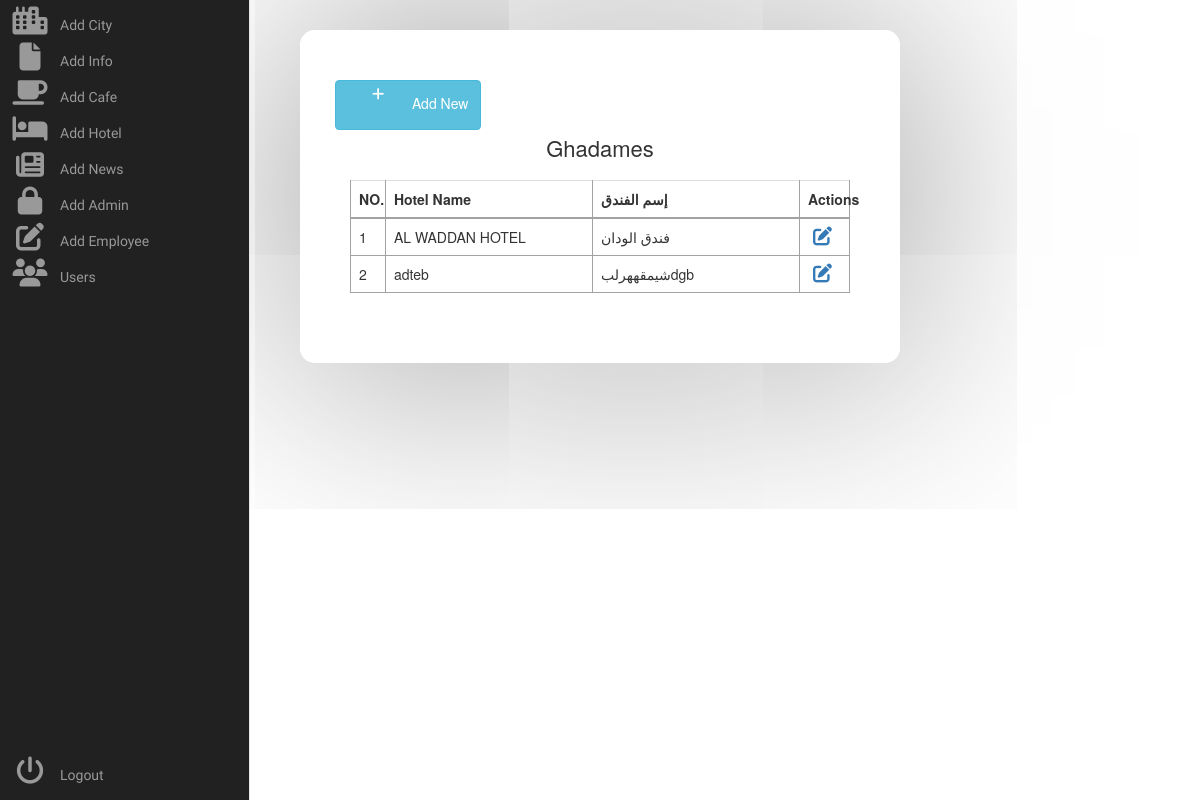
The page /admin/hotel_info.php?id=9 on the database as committed earlier.
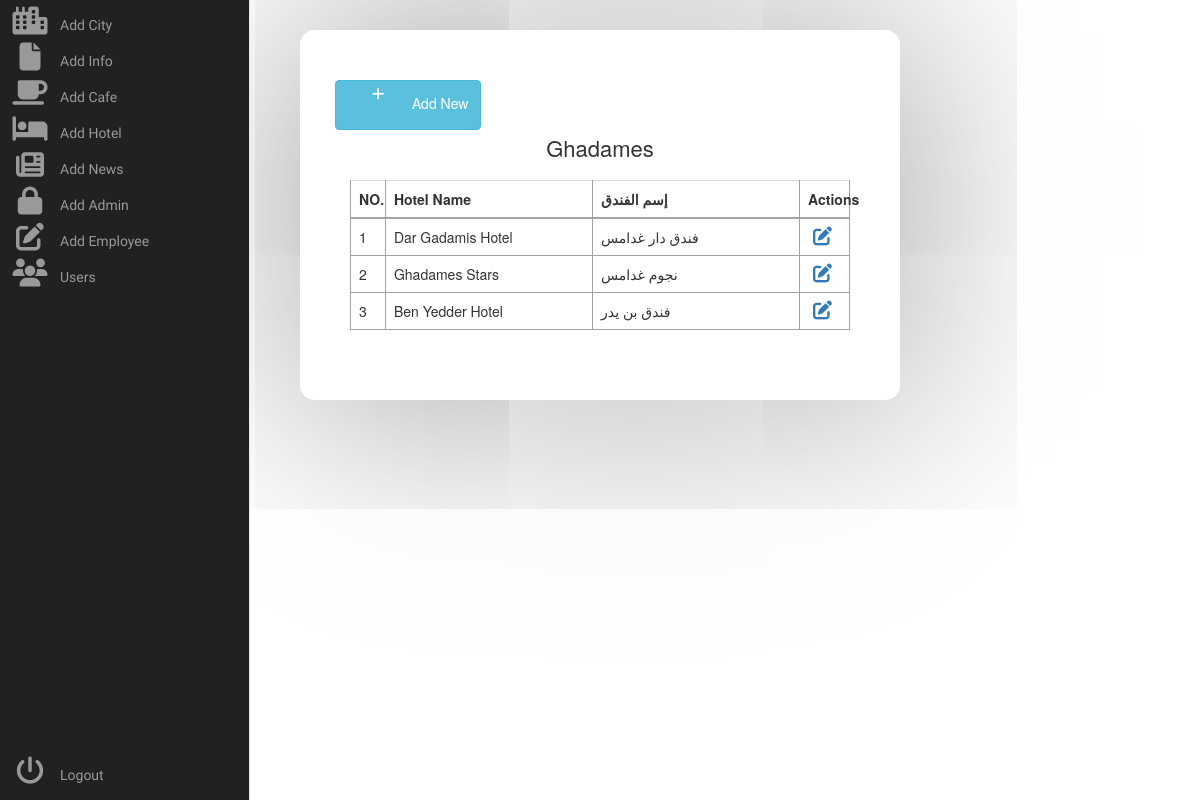
The same page on the database as committed later.
### tables this page shows
CREATE TABLE `hotel` (
  `hotel_id` int(255) NOT NULL,
  `hotel_name` varchar(255) NOT NULL,
  `hotel_name_ar` varchar(255) NOT NULL,
  `hotel_location` varchar(255) NOT NULL,
  `hotel_img` varchar(255) NOT NULL,
  `hotel_city_id` tinyint(255) NOT NULL
);

### admin/hotel_info.php (the view, shortened to what this page needs)
<?php
include '../config.php';
?>
<!DOCTYPE html>
<html lang="en">
<head>
        <link rel="stylesheet" href="style/admin.css">
        <link rel="stylesheet" href="https://stackpath.bootstrapcdn.com/font-awesome/4.7.0/css/font-awesome.min.css">
    <link rel="stylesheet" href="https://stackpath.bootstrapcdn.com/bootstrap/3.3.7/css/bootstrap.min.css">
    </head>
    <body>
    <div class="area"></div><nav class="main-menu">
    <ul>
                <li>
                    <a href="city.php">
                        <i class="fa fa-city fa-2x"></i>
                        <span class="nav-text">
                           Add City
                        </span>
                    </a>
                </li>
                <li class="has-subnav">
                    <a href="info.php">
                        <i class="fa fa-file fa-2x"></i>
                        <span class="nav-text">
                            Add Info
                        </span>
                    </a>
                </li>
                <li class="has-subnav">
                    <a href="cafes.php">
                       <i class="fa fa-mug-saucer fa-2x"></i>
                        <span class="nav-text">
                            Add Cafe
                        </span>
                    </a>
                </li>
                <li class="has-subnav">
                    <a href="hotels.php">
                       <i class="fa fa-hotel fa-2x"></i>
                        <span class="nav-text">
                            Add Hotel
                        </span>
                    </a>
                </li>
                <li>
                    <a href="news.php">
                        <i class="fa fa-newspaper fa-2x"></i>
                        <span class="nav-text">
                            Add News
                        </span>
                    </a>
                </li>
                <li>
                    <a href="admin.php">
                        <i class="fa fa-lock fa-2x"></i>
                        <span class="nav-text">
                           Add Admin
                        </span>
                    </a>
                </li>
                <li>
                   <a href="employee.php">
                       <i class="fa fa-pen-to-square fa-2x"></i>
                        <span class="nav-text">
                            Add Employee
                        </span>
                    </a>
                </li>
                <li>
                   <a href="users.php">
                        <i class="fa fa-users fa-2x"></i>
                        <span class="nav-text">
                            Users
                        </span>
                    </a>
                </li>
            </ul>
            <ul class="logout">
                <li>
                   <a href="#">
                         <i class="fa fa-power-off fa-2x"></i>
                        <span class="nav-text">
                            Logout
                        </span>
                    </a>
                </li>
            </ul>
        </nav>
        <diV class="table-wrapper">
            <div class="table-title">
                <div class="row">
                <a href="add_hotel.php" type="button" class="btn btn-info "><i class="fa fa-plus"></i> Add New</a>
                    <?php
                        $city_id = $_GET['id'];
                        $query_pag_data1 = "SELECT * FROM city WHERE city_id = $city_id";
                        $result_pag_data1 = mysqli_query($conn, $query_pag_data1);
                        while($row = mysqli_fetch_assoc($result_pag_data1))
                        $city_name = $row['city_name'];
                    ?>
                    <div><h2><?php echo $city_name; ?> <b></b></h2></div>
                </div>
            </div>
        <table class="table table-bordered">
            <thead>
                <tr>
                    <th style="width: 7%;">NO.</th>
                    <th>Hotel Name</th>
                    <th>إسم الفندق</th>
                    <th style="width: 10%;">Actions</th>
                </tr>
            </thead>
            <tbody>
                <?php
                    include "../config.php";
                    $city_id = $_GET['id'];
                    $query_pag_data = "SELECT * FROM hotel WHERE hotel_city_id = $city_id";
                    $result_pag_data = mysqli_query($conn, $query_pag_data);
                    $i = 1;
                    while($row = mysqli_fetch_assoc($result_pag_data))
                    {
                        $info_title = $row['hotel_name'];
                        $info_title_ar = $row['hotel_name_ar'];
                ?>
                <tr>
                    <td><?php echo $i++ ?></td>
                    <td><?php echo $info_title; ?></td>
                    <td><?php echo $info_title_ar; ?></td>
                    <td><?php echo "<a href='edit_hotel.php?id=$row[hotel_id]'><i class='fa-solid fa-pen-to-square'></a>" ?></td>
                </tr>
            <?php } ?>
            </tbody>
        </table>
        </diV>
    </body>
</html>

Rows that differ between the two databases and show on the page:
removed hotel: hotel_name "AL WADDAN HOTEL", hotel_name_ar "فندق الودان"
removed hotel: hotel_name "adteb", hotel_name_ar "شيمقههرلبdgb"
added hotel: hotel_name "Dar Gadamis Hotel", hotel_name_ar "فندق دار غدامس"
added hotel: hotel_name "Ghadames Stars", hotel_name_ar "نجوم غدامس"
added hotel: hotel_name "Ben Yedder Hotel", hotel_name_ar "فندق بن يدر"
